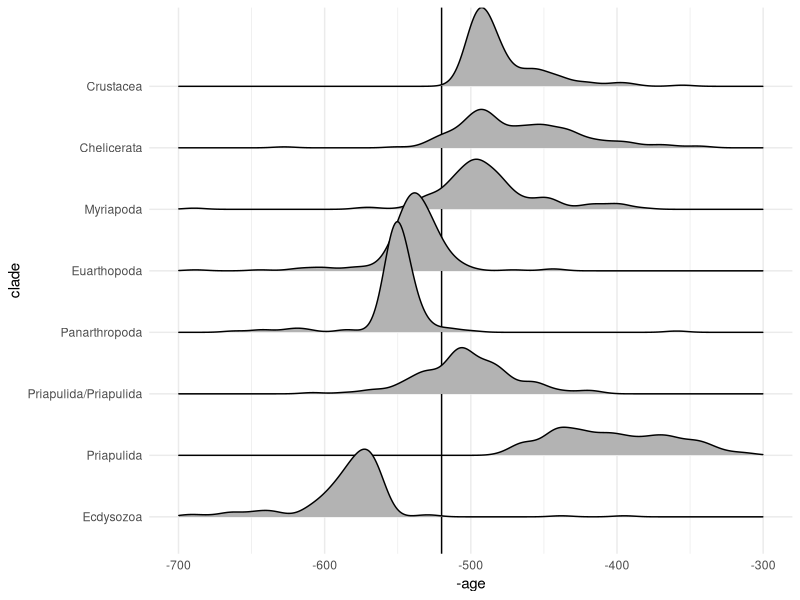

Reproduce this figure in R.
require(tidyverse)
library(ggridges)

setwd("~/Dropbox/Genomes/Priapulid/Analyses/dating_graham/")


age=read_tsv("dat_res_clg_3.txt")

scld=c('Ecdysozoa','Priapulida','Priapulida/Priapulida',
       'Panarthropoda','Euarthopoda',
       'Myriapoda','Chelicerata','Crustacea')

age %>% filter(clade %in% scld) -> rage

rage$clade=factor(rage$clade,levels=scld)

ggplot(rage , aes(x = -age, y = clade)) + xlim(-700,-300)+geom_vline(xintercept = -520)+
  geom_density_ridges()+theme_minimal()


##

scld=c('Priapulida','Priapulidomorpha','Ecdysozoa','Nematoda','Tardigrada','Panarthropoda','Euarthopoda',
       'Mandibulata','Pancrustacea','Insecta','Myriapoda','Chelicerata',
       'Priapulida/Priapulida','Xiphosura/Xiphosura')
